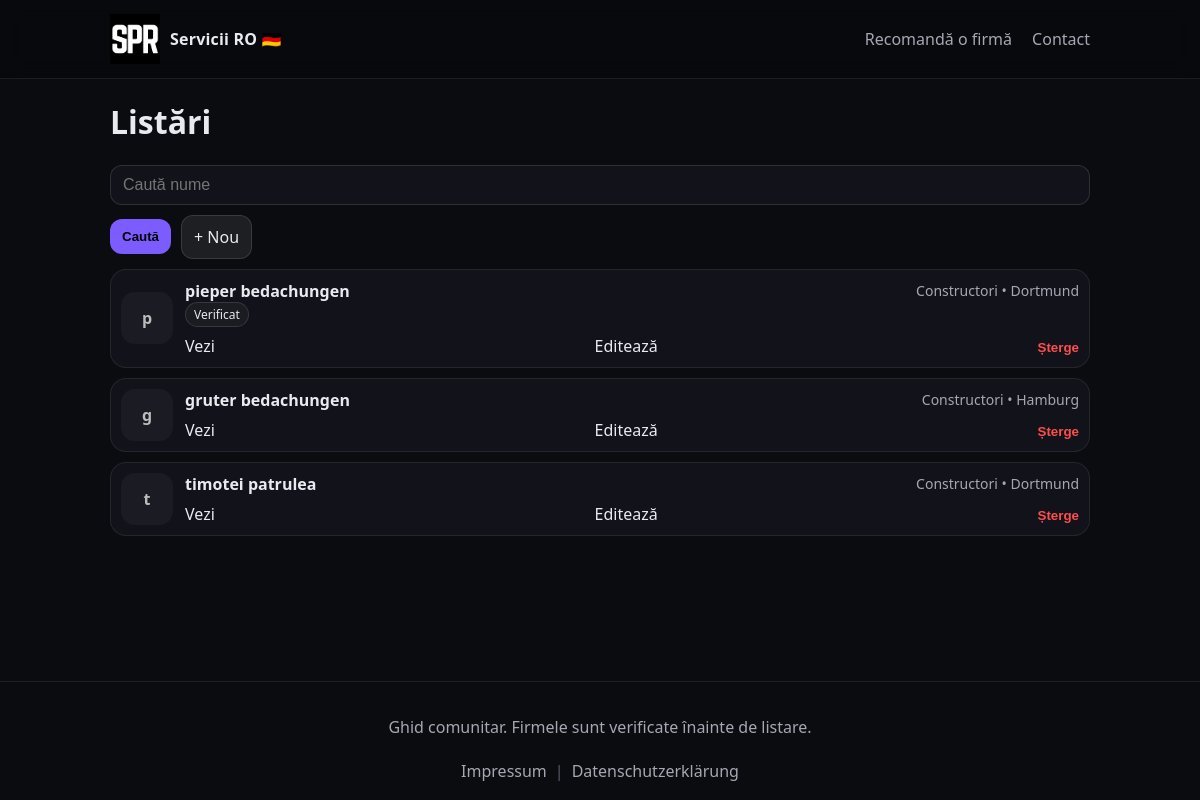
/control-9f3a7/listings (signed in), run on the app's committed database.
### app/models.py (models this page shows)
class Listing(db.Model):
    id = db.Column(db.Integer, primary_key=True)
    name = db.Column(db.String(200), nullable=False)
    slug = db.Column(db.String(240), nullable=False, unique=True)
    description = db.Column(db.Text, nullable=True)
    category_id = db.Column(db.Integer, db.ForeignKey("category.id"), nullable=False)
    city_id = db.Column(db.Integer, db.ForeignKey("city.id"), nullable=False)
    address = db.Column(db.String(255), nullable=True)
    phone = db.Column(db.String(80), nullable=True)
    whatsapp = db.Column(db.String(80), nullable=True)
    phone_key = db.Column(db.String(30), nullable=True, unique=True, index=True)
    whatsapp_key = db.Column(db.String(30), nullable=True, unique=True, index=True)
    website = db.Column(db.String(255), nullable=True)
    languages = db.Column(db.String(50), nullable=True)  # "ro,de,en"
    verified = db.Column(db.Boolean, default=False)
    featured = db.Column(db.Boolean, default=False)
    image_url = db.Column(db.String(500), nullable=True)  # Cloudinary URL
    created_at = db.Column(db.DateTime, default=datetime.utcnow)
    updated_at = db.Column(db.DateTime, default=datetime.utcnow, onupdate=datetime.utcnow)
    category = db.relationship("Category")
    city = db.relationship("City")

class Category(db.Model):
    id = db.Column(db.Integer, primary_key=True)
    name = db.Column(db.String(120), nullable=False, unique=True)
    slug = db.Column(db.String(140), nullable=False, unique=True)

class City(db.Model):
    id = db.Column(db.Integer, primary_key=True)
    name = db.Column(db.String(120), nullable=False)
    slug = db.Column(db.String(140), nullable=False, unique=True)
    state = db.Column(db.String(120), nullable=True)
    lat = db.Column(db.Float, nullable=True)
    lng = db.Column(db.Float, nullable=True)

### app/admin/routes.py (the view)
@admin_bp.get("/listings")
@admin_required
def listings():
    q = request.args.get("q", "").strip()
    query = Listing.query
    if q:
        query = query.filter(Listing.name.ilike(f"%{q}%"))
    items = query.order_by(Listing.updated_at.desc()).all()
    return render_template(
        "admin/listings.html",
        items=items,
        q=q,
        languages_from_str=languages_from_str
    )

### app/admin/routes.py (called while the page is built, shortened)
def admin_required(fn):
    @wraps(fn)
    def wrapper(*args, **kwargs):
        if not session.get("is_admin"):
            return redirect(url_for("admin.login", next=request.path))
        return fn(*args, **kwargs)
    return wrapper

@admin_bp.before_app_request
def setup_cloudinary():
    from flask import current_app
    cfg = current_app.config
    if cfg.get("CLOUDINARY_URL"):
        cloudinary.config(cloudinary_url=cfg["CLOUDINARY_URL"])

### app/public/routes.py (called while the page is built)
@public_bp.app_context_processor
def inject_globals():
    return {
        "all_categories": Category.query.order_by(Category.name.asc()).all(),
        "all_cities": City.query.order_by(City.name.asc()).all(),
        "languages_from_str": languages_from_str
    }

### app/templates/admin/listings.html (shortened to what this page needs)
{% extends "base.html" %}
{% block content %}
  <h1>Listări</h1>
  <form class="filters" method="get">
    <input name="q" placeholder="Caută nume" value="{{ q }}"/>
    <button type="submit">Caută</button>
    <a class="btn" href="{{ url_for('admin.listings_new') }}">+ Nou</a>
  </form>
  <div class="list">
    {% for item in items %}
      <div class="list-item">
        <div class="avatar">
          {% if item.image_url %}<img src="{{ item.image_url }}" alt="{{ item.name }}"/>{% else %}<div class="placeholder">{{ item.name[:1] }}</div>{% endif %}
        </div>
        <div class="li-body">
          <div class="row">
            <strong>{{ item.name }}</strong>
            <span class="muted">{{ item.category.name }} • {{ item.city.name }}</span>
          </div>
          <div class="badges">
            {% if item.verified %}<span class="badge">Verificat</span>{% endif %}
          </div>
          <div class="row" style="margin-top:8px;">
            <a href="{{ url_for('public.listing_page', slug=item.slug) }}" target="_blank">Vezi</a>
            <a href="{{ url_for('admin.listings_edit', listing_id=item.id) }}">Editează</a>
            <form method="post" action="{{ url_for('admin.listings_delete', listing_id=item.id) }}" style="display:inline;" onsubmit="return confirm('Ștergi listarea?');">
              <button class="link-danger" type="submit">Șterge</button>
            </form>
          </div>
        </div>
      </div>
    {% else %}
      <p class="muted">Nicio listare.</p>
    {% endfor %}
  </div>
{% endblock %}

### app/templates/base.html (shortened to what this page needs)
<!doctype html>
<html lang="ro">
<head>
  <link rel="stylesheet" href="{{ url_for('static', filename='css/style.css') }}"/>
</head>
<body class="{% block body_class %}{% endblock %}">
  <header class="header">
  <div class="container header-inner">
    <a class="brand brand-logo" href="{{ url_for('public.home') }}">
      <img
        class="logo"
        src="{{ url_for('static', filename='img/logo.png') }}"
        alt="Servicii pentru Români în Germania">
      <span>Servicii RO 🇩🇪</span>
    </a>
    <nav class="nav">
      <a href="{{ url_for('public.recommend') }}">Recomandă o firmă</a>
      <a href="{{ url_for('public.contact') }}">Contact</a>
    </nav>
  </div>
</header>
  <main class="container main">
    {% block content %}{% endblock %}
  </main>
  <footer class="footer">
    <div class="container footer-inner">
      <p>Ghid comunitar. Firmele sunt verificate înainte de listare.</p>
      <div class="footer-links">
        <a href="{{ url_for('public.impressum') }}">Impressum</a>
        <span class="sep">|</span>
        <a href="{{ url_for('public.datenschutz') }}">Datenschutzerklärung</a>
      </div>
    </div>
  </footer>
</body>
</html>

### app/static/css/style.css (style rules this page uses)
:root { --bg:#0b0c10; --card:#12131a; --text:#e9e9ef; --muted:#a7a7b3; --accent:#7c5cff; --danger:#ff4d4d; }
* { box-sizing:border-box; }
html, body { height:100%; }
body { margin:0; font-family: ui-sans-serif, system-ui, -apple-system, Segoe UI, Roboto, Arial; background:var(--bg); color:var(--text); min-height:100vh; display:flex; flex-direction:column; }
a { color:var(--text); text-decoration:none; }
.container { width:min(980px, 92%); margin:0 auto; }
main.main { flex: 1; }
.header { border-bottom:1px solid rgba(255,255,255,.08); background:rgba(0,0,0,.2); position:sticky; top:0; backdrop-filter: blur(10px); }
.header-inner { display:flex; align-items:center; justify-content:space-between; padding:14px 0; }
.brand { font-weight:800; letter-spacing:.2px; }
.nav a { margin-left:16px; color:var(--muted); }
.header .brand { display:flex; align-items:center; gap:10px; font-weight:700; }
.header .brand img, .header .brand .logo { height:50px !important; max-height:50px !important; width:auto !important; max-width:50px !important; object-fit:contain; display:block; }
.header .brand span { white-space:nowrap; }
.search input, .search select, .search button, .form input, .form select, .form textarea, .filters input, .filters select { width:100%; padding:10px 12px; border-radius:12px; border:1px solid rgba(255,255,255,.12); background:var(--card); color:var(--text); font-size:16px; }
.search button, .form button, button { background:var(--accent); border:none; cursor:pointer; font-weight:700; padding:10px 12px; border-radius:12px; }
.link-danger { background:none; border:none; color:var(--danger); cursor:pointer; padding:0; }
.row { display:flex; align-items:center; justify-content:space-between; gap:10px; }
.list { display:flex; flex-direction:column; gap:10px; margin:10px 0 18px; }
.list-item { display:flex; gap:12px; align-items:center; background:var(--card); border:1px solid rgba(255,255,255,.08); border-radius:16px; padding:10px; }
.avatar { width:52px; height:52px; border-radius:14px; overflow:hidden; background:rgba(255,255,255,.04); display:flex; align-items:center; justify-content:center; flex:0 0 auto; }
.placeholder { width:100%; height:100%; display:flex; align-items:center; justify-content:center; font-weight:800; color:rgba(255,255,255,.7); }
.li-body { flex:1; }
.muted { color:var(--muted); font-size:14px; }
.badge { display:inline-flex; padding:3px 8px; border-radius:999px; font-size:12px; border:1px solid rgba(255,255,255,.12); background:rgba(255,255,255,.04); margin-right:6px; }
.filters { display:flex; gap:10px; align-items:center; flex-wrap:wrap; margin:10px 0; }
.btn { display:inline-flex; padding:10px 12px; border-radius:12px; background:rgba(255,255,255,.08); border:1px solid rgba(255,255,255,.12); }
.footer { border-top:1px solid rgba(255,255,255,.08); margin-top:24px; padding:18px 0; color:var(--muted); text-align:center; }
.footer-inner { display:flex; flex-direction:column; gap:6px; align-items:center; }
.footer-links { display:flex; gap:8px; align-items:center; justify-content:center; flex-wrap:wrap; }
.footer a { color:var(--muted); }
.footer .sep { opacity:.5; }

### data on the page
Listing: name "p", name "pieper bedachungen", category.name "Constructori", city.name "Dortmund", verified "Verificat"
Listing: name "g", name "gruter bedachungen", category.name "Constructori", city.name "Hamburg"
Listing: name "t", name "timotei patrulea", category.name "Constructori", city.name "Dortmund"
